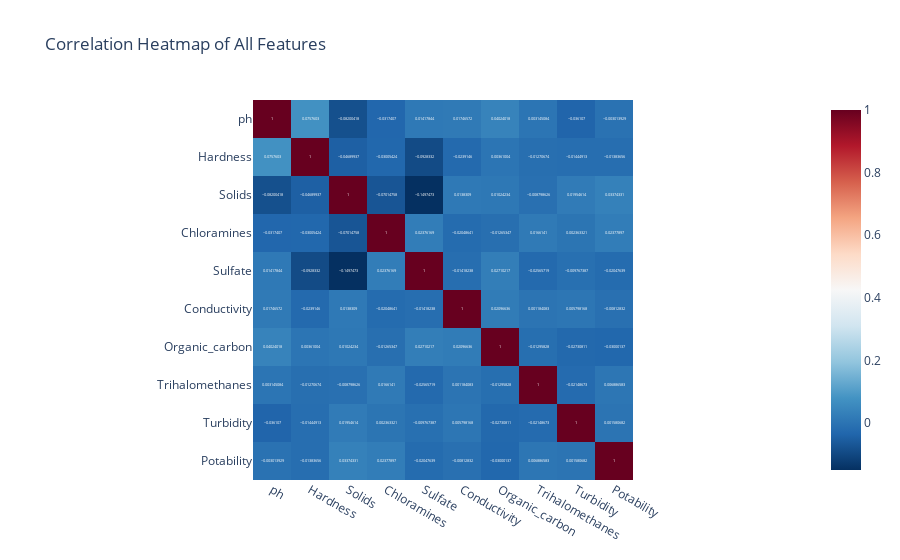

This figure's notebook cell:
### Code cell
corr = df.corr()
fig_corr = px.imshow(
    corr,
    text_auto=True,
    color_continuous_scale="RdBu_r",
    title="Correlation Heatmap of All Features"
)
fig_corr.show()

### Figure 1 — Plotly figure (JSON) as saved in the notebook; plotly's stock layout.template omitted (floating-point values rounded to 4 significant figures)
{"data": [{"coloraxis": "coloraxis", "hovertemplate": "x: %{x}<br>y: %{y}<br>color: %{z}<extra></extra>", "name": "0", "texttemplate": "%{z}", "type": "heatmap", "x": ["ph", "Hardness", "Solids", "Chloramines", "Sulfate", "Conductivity", "Organic_carbon", "Trihalomethanes", "Turbidity", "Potability"], "xaxis": "x", "y": ["ph", "Hardness", "Solids", "Chloramines", "Sulfate", "Conductivity", "Organic_carbon", "Trihalomethanes", "Turbidity", "Potability"], "yaxis": "y", "z": [[1.0, 0.07576, -0.082, -0.03174, 0.01418, 0.01747, 0.04024, 0.003145, -0.03611, -0.003014], [0.07576, 1.0, -0.0469, -0.03005, -0.09283, -0.02391, 0.00361, -0.01271, -0.01445, -0.01384], [-0.082, -0.0469, 1.0, -0.07015, -0.1497, 0.01383, 0.01024, -0.008799, 0.01955, 0.03374], [-0.03174, -0.03005, -0.07015, 1.0, 0.02376, -0.02049, -0.01265, 0.01661, 0.002363, 0.02378], [0.01418, -0.09283, -0.1497, 0.02376, 1.0, -0.01418, 0.0271, -0.02566, -0.009767, -0.02048], [0.01747, -0.02391, 0.01383, -0.02049, -0.01418, 1.0, 0.02097, 0.001184, 0.005798, -0.008128], [0.04024, 0.00361, 0.01024, -0.01265, 0.0271, 0.02097, 1.0, -0.01296, -0.02731, -0.03], [0.003145, -0.01271, -0.008799, 0.01661, -0.02566, 0.001184, -0.01296, 1.0, -0.02149, 0.006887], [-0.03611, -0.01445, 0.01955, 0.002363, -0.009767, 0.005798, -0.02731, -0.02149, 1.0, 0.001581], [-0.003014, -0.01384, 0.03374, 0.02378, -0.02048, -0.008128, -0.03, 0.006887, 0.001581, 1.0]]}], "layout": {"coloraxis": {"colorscale": [[0, "rgb(5,48,97)"], [0.1, "rgb(33,102,172)"], [0.2, "rgb(67,147,195)"], [0.3, "rgb(146,197,222)"], [0.4, "rgb(209,229,240)"], [0.5, "rgb(247,247,247)"], [0.6, "rgb(253,219,199)"], [0.7, "rgb(244,165,130)"], [0.8, "rgb(214,96,77)"], [0.9, "rgb(178,24,43)"], [1, "rgb(103,0,31)"]]}, "title": {"text": "Correlation Heatmap of All Features"}, "xaxis": {"anchor": "y", "constrain": "domain", "domain": [0, 1], "scaleanchor": "y"}, "yaxis": {"anchor": "x", "autorange": "reversed", "constrain": "domain", "domain": [0, 1]}}}
